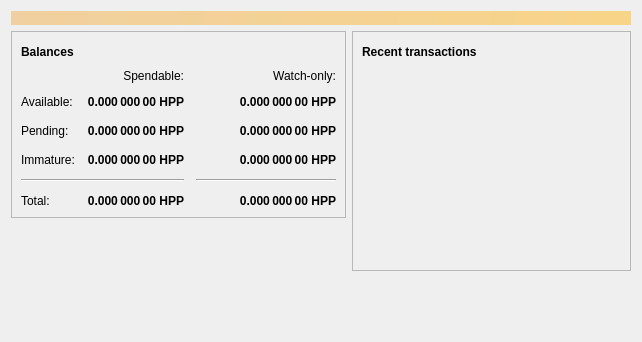
<?xml version="1.0" encoding="UTF-8"?>
<ui version="4.0">
 <class>OverviewPage</class>
 <widget class="QWidget" name="OverviewPage">
  <property name="geometry">
   <rect>
    <x>0</x>
    <y>0</y>
    <width>642</width>
    <height>342</height>
   </rect>
  </property>
  <property name="windowTitle">
   <string>Form</string>
  </property>
  <layout class="QVBoxLayout" name="topLayout">
   <item>
    <widget class="QLabel" name="labelAlerts">
     <property name="visible">
      <bool>false</bool>
     </property>
     <property name="styleSheet">
      <string notr="true">QLabel { background-color: qlineargradient(x1: 0, y1: 0, x2: 1, y2: 0, stop:0 #F0D0A0, stop:1 #F8D488); color:#000000; }</string>
     </property>
     <property name="wordWrap">
      <bool>true</bool>
     </property>
     <property name="margin">
      <number>3</number>
     </property>
     <property name="textInteractionFlags">
      <set>Qt::TextSelectableByMouse</set>
     </property>
    </widget>
   </item>
   <item>
    <layout class="QHBoxLayout" name="horizontalLayout" stretch="1,1">
     <item>
      <layout class="QVBoxLayout" name="verticalLayout_2">
       <item>
        <widget class="QFrame" name="frame">
         <property name="frameShape">
          <enum>QFrame::StyledPanel</enum>
         </property>
         <property name="frameShadow">
          <enum>QFrame::Raised</enum>
         </property>
         <layout class="QVBoxLayout" name="verticalLayout_4">
          <item>
           <layout class="QHBoxLayout" name="horizontalLayout_4">
            <item>
             <widget class="QLabel" name="label_5">
              <property name="font">
               <font>
                <weight>75</weight>
                <bold>true</bold>
               </font>
              </property>
              <property name="text">
               <string>Balances</string>
              </property>
             </widget>
            </item>
            <item>
             <widget class="QPushButton" name="labelWalletStatus">
              <property name="enabled">
               <bool>false</bool>
              </property>
              <property name="maximumSize">
               <size>
                <width>30</width>
                <height>16777215</height>
               </size>
              </property>
              <property name="toolTip">
               <string>The displayed information may be out of date. Your wallet automatically synchronizes with the Hppcoin network after a connection is established, but this process has not completed yet.</string>
              </property>
              <property name="text">
               <string/>
              </property>
              <property name="icon">
               <iconset resource="../bitcoin.qrc">
                <normaloff>:/icons/warning</normaloff>
                <disabledoff>:/icons/warning</disabledoff>:/icons/warning</iconset>
              </property>
              <property name="iconSize">
               <size>
                <width>24</width>
                <height>24</height>
               </size>
              </property>
              <property name="flat">
               <bool>true</bool>
              </property>
             </widget>
            </item>
            <item>
             <spacer name="horizontalSpacer_3">
              <property name="orientation">
               <enum>Qt::Horizontal</enum>
              </property>
              <property name="sizeHint" stdset="0">
               <size>
                <width>40</width>
                <height>20</height>
               </size>
              </property>
             </spacer>
            </item>
           </layout>
          </item>
          <item>
           <layout class="QGridLayout" name="gridLayout">
            <property name="spacing">
             <number>12</number>
            </property>
            <item row="2" column="2">
             <widget class="QLabel" name="labelWatchPending">
              <property name="font">
               <font>
                <weight>75</weight>
                <bold>true</bold>
               </font>
              </property>
              <property name="cursor">
               <cursorShape>IBeamCursor</cursorShape>
              </property>
              <property name="toolTip">
               <string>Unconfirmed transactions to watch-only addresses</string>
              </property>
              <property name="text">
               <string notr="true">0.000 000 00 HPP</string>
              </property>
              <property name="alignment">
               <set>Qt::AlignRight|Qt::AlignTrailing|Qt::AlignVCenter</set>
              </property>
              <property name="textInteractionFlags">
               <set>Qt::LinksAccessibleByMouse|Qt::TextSelectableByKeyboard|Qt::TextSelectableByMouse</set>
              </property>
             </widget>
            </item>
            <item row="2" column="1">
             <widget class="QLabel" name="labelUnconfirmed">
              <property name="font">
               <font>
                <weight>75</weight>
                <bold>true</bold>
               </font>
              </property>
              <property name="cursor">
               <cursorShape>IBeamCursor</cursorShape>
              </property>
              <property name="toolTip">
               <string>Total of transactions that have yet to be confirmed, and do not yet count toward the spendable balance</string>
              </property>
              <property name="text">
               <string notr="true">0.000 000 00 HPP</string>
              </property>
              <property name="alignment">
               <set>Qt::AlignRight|Qt::AlignTrailing|Qt::AlignVCenter</set>
              </property>
              <property name="textInteractionFlags">
               <set>Qt::LinksAccessibleByMouse|Qt::TextSelectableByKeyboard|Qt::TextSelectableByMouse</set>
              </property>
             </widget>
            </item>
            <item row="3" column="2">
             <widget class="QLabel" name="labelWatchImmature">
              <property name="font">
               <font>
                <weight>75</weight>
                <bold>true</bold>
               </font>
              </property>
              <property name="cursor">
               <cursorShape>IBeamCursor</cursorShape>
              </property>
              <property name="toolTip">
               <string>Mined balance in watch-only addresses that has not yet matured</string>
              </property>
              <property name="text">
               <string notr="true">0.000 000 00 HPP</string>
              </property>
              <property name="alignment">
               <set>Qt::AlignRight|Qt::AlignTrailing|Qt::AlignVCenter</set>
              </property>
              <property name="textInteractionFlags">
               <set>Qt::LinksAccessibleByMouse|Qt::TextSelectableByKeyboard|Qt::TextSelectableByMouse</set>
              </property>
             </widget>
            </item>
            <item row="4" column="0" colspan="2">
             <widget class="Line" name="line">
              <property name="orientation">
               <enum>Qt::Horizontal</enum>
              </property>
             </widget>
            </item>
            <item row="4" column="2">
             <widget class="Line" name="lineWatchBalance">
              <property name="sizePolicy">
               <sizepolicy hsizetype="Preferred" vsizetype="Fixed">
                <horstretch>0</horstretch>
                <verstretch>0</verstretch>
               </sizepolicy>
              </property>
              <property name="minimumSize">
               <size>
                <width>140</width>
                <height>0</height>
               </size>
              </property>
              <property name="orientation">
               <enum>Qt::Horizontal</enum>
              </property>
             </widget>
            </item>
            <item row="5" column="0">
             <widget class="QLabel" name="labelTotalText">
              <property name="text">
               <string>Total:</string>
              </property>
             </widget>
            </item>
            <item row="3" column="1">
             <widget class="QLabel" name="labelImmature">
              <property name="font">
               <font>
                <weight>75</weight>
                <bold>true</bold>
               </font>
              </property>
              <property name="cursor">
               <cursorShape>IBeamCursor</cursorShape>
              </property>
              <property name="toolTip">
               <string>Mined balance that has not yet matured</string>
              </property>
              <property name="text">
               <string notr="true">0.000 000 00 HPP</string>
              </property>
              <property name="alignment">
               <set>Qt::AlignRight|Qt::AlignTrailing|Qt::AlignVCenter</set>
              </property>
              <property name="textInteractionFlags">
               <set>Qt::LinksAccessibleByMouse|Qt::TextSelectableByKeyboard|Qt::TextSelectableByMouse</set>
              </property>
             </widget>
            </item>
            <item row="2" column="3">
             <spacer name="horizontalSpacer_2">
              <property name="orientation">
               <enum>Qt::Horizontal</enum>
              </property>
              <property name="sizeHint" stdset="0">
               <size>
                <width>40</width>
                <height>20</height>
               </size>
              </property>
             </spacer>
            </item>
            <item row="3" column="0">
             <widget class="QLabel" name="labelImmatureText">
              <property name="text">
               <string>Immature:</string>
              </property>
             </widget>
            </item>
            <item row="5" column="1">
             <widget class="QLabel" name="labelTotal">
              <property name="font">
               <font>
                <weight>75</weight>
                <bold>true</bold>
               </font>
              </property>
              <property name="cursor">
               <cursorShape>IBeamCursor</cursorShape>
              </property>
              <property name="toolTip">
               <string>Your current total balance</string>
              </property>
              <property name="text">
               <string notr="true">0.000 000 00 HPP</string>
              </property>
              <property name="alignment">
               <set>Qt::AlignRight|Qt::AlignTrailing|Qt::AlignVCenter</set>
              </property>
              <property name="textInteractionFlags">
               <set>Qt::LinksAccessibleByMouse|Qt::TextSelectableByKeyboard|Qt::TextSelectableByMouse</set>
              </property>
             </widget>
            </item>
            <item row="5" column="2">
             <widget class="QLabel" name="labelWatchTotal">
              <property name="font">
               <font>
                <weight>75</weight>
                <bold>true</bold>
               </font>
              </property>
              <property name="cursor">
               <cursorShape>IBeamCursor</cursorShape>
              </property>
              <property name="toolTip">
               <string>Current total balance in watch-only addresses</string>
              </property>
              <property name="text">
               <string notr="true">0.000 000 00 HPP</string>
              </property>
              <property name="alignment">
               <set>Qt::AlignRight|Qt::AlignTrailing|Qt::AlignVCenter</set>
              </property>
              <property name="textInteractionFlags">
               <set>Qt::LinksAccessibleByMouse|Qt::TextSelectableByKeyboard|Qt::TextSelectableByMouse</set>
              </property>
             </widget>
            </item>
            <item row="0" column="2">
             <widget class="QLabel" name="labelWatchonly">
              <property name="text">
               <string>Watch-only:</string>
              </property>
              <property name="alignment">
               <set>Qt::AlignRight|Qt::AlignTrailing|Qt::AlignVCenter</set>
              </property>
             </widget>
            </item>
            <item row="1" column="0">
             <widget class="QLabel" name="labelBalanceText">
              <property name="text">
               <string>Available:</string>
              </property>
             </widget>
            </item>
            <item row="1" column="1">
             <widget class="QLabel" name="labelBalance">
              <property name="font">
               <font>
                <weight>75</weight>
                <bold>true</bold>
               </font>
              </property>
              <property name="cursor">
               <cursorShape>IBeamCursor</cursorShape>
              </property>
              <property name="toolTip">
               <string>Your current spendable balance</string>
              </property>
              <property name="text">
               <string notr="true">0.000 000 00 HPP</string>
              </property>
              <property name="alignment">
               <set>Qt::AlignRight|Qt::AlignTrailing|Qt::AlignVCenter</set>
              </property>
              <property name="textInteractionFlags">
               <set>Qt::LinksAccessibleByMouse|Qt::TextSelectableByKeyboard|Qt::TextSelectableByMouse</set>
              </property>
             </widget>
            </item>
            <item row="1" column="2">
             <widget class="QLabel" name="labelWatchAvailable">
              <property name="font">
               <font>
                <weight>75</weight>
                <bold>true</bold>
               </font>
              </property>
              <property name="cursor">
               <cursorShape>IBeamCursor</cursorShape>
              </property>
              <property name="toolTip">
               <string>Your current balance in watch-only addresses</string>
              </property>
              <property name="text">
               <string notr="true">0.000 000 00 HPP</string>
              </property>
              <property name="alignment">
               <set>Qt::AlignRight|Qt::AlignTrailing|Qt::AlignVCenter</set>
              </property>
              <property name="textInteractionFlags">
               <set>Qt::LinksAccessibleByMouse|Qt::TextSelectableByKeyboard|Qt::TextSelectableByMouse</set>
              </property>
             </widget>
            </item>
            <item row="2" column="0">
             <widget class="QLabel" name="labelPendingText">
              <property name="text">
               <string>Pending:</string>
              </property>
             </widget>
            </item>
            <item row="0" column="1">
             <widget class="QLabel" name="labelSpendable">
              <property name="text">
               <string>Spendable:</string>
              </property>
              <property name="alignment">
               <set>Qt::AlignRight|Qt::AlignTrailing|Qt::AlignVCenter</set>
              </property>
             </widget>
            </item>
           </layout>
          </item>
         </layout>
        </widget>
       </item>
       <item>
        <spacer name="verticalSpacer">
         <property name="orientation">
          <enum>Qt::Vertical</enum>
         </property>
         <property name="sizeHint" stdset="0">
          <size>
           <width>20</width>
           <height>40</height>
          </size>
         </property>
        </spacer>
       </item>
      </layout>
     </item>
     <item>
      <layout class="QVBoxLayout" name="verticalLayout_3">
       <item>
        <widget class="QFrame" name="frame_2">
         <property name="frameShape">
          <enum>QFrame::StyledPanel</enum>
         </property>
         <property name="frameShadow">
          <enum>QFrame::Raised</enum>
         </property>
         <layout class="QVBoxLayout" name="verticalLayout">
          <item>
           <layout class="QHBoxLayout" name="horizontalLayout_2">
            <item>
             <widget class="QLabel" name="label_4">
              <property name="font">
               <font>
                <weight>75</weight>
                <bold>true</bold>
               </font>
              </property>
              <property name="text">
               <string>Recent transactions</string>
              </property>
             </widget>
            </item>
            <item>
             <widget class="QPushButton" name="labelTransactionsStatus">
              <property name="enabled">
               <bool>false</bool>
              </property>
              <property name="maximumSize">
               <size>
                <width>30</width>
                <height>16777215</height>
               </size>
              </property>
              <property name="toolTip">
               <string>The displayed information may be out of date. Your wallet automatically synchronizes with the Hppcoin network after a connection is established, but this process has not completed yet.</string>
              </property>
              <property name="text">
               <string/>
              </property>
              <property name="icon">
               <iconset resource="../bitcoin.qrc">
                <normaloff>:/icons/warning</normaloff>
                <disabledoff>:/icons/warning</disabledoff>:/icons/warning</iconset>
              </property>
              <property name="iconSize">
               <size>
                <width>24</width>
                <height>24</height>
               </size>
              </property>
              <property name="flat">
               <bool>true</bool>
              </property>
             </widget>
            </item>
            <item>
             <spacer name="horizontalSpacer">
              <property name="orientation">
               <enum>Qt::Horizontal</enum>
              </property>
              <property name="sizeHint" stdset="0">
               <size>
                <width>40</width>
                <height>20</height>
               </size>
              </property>
             </spacer>
            </item>
           </layout>
          </item>
          <item>
           <widget class="QListView" name="listTransactions">
            <property name="styleSheet">
             <string notr="true">QListView { background: transparent; }</string>
            </property>
            <property name="frameShape">
             <enum>QFrame::NoFrame</enum>
            </property>
            <property name="verticalScrollBarPolicy">
             <enum>Qt::ScrollBarAlwaysOff</enum>
            </property>
            <property name="horizontalScrollBarPolicy">
             <enum>Qt::ScrollBarAlwaysOff</enum>
            </property>
            <property name="selectionMode">
             <enum>QAbstractItemView::NoSelection</enum>
            </property>
           </widget>
          </item>
         </layout>
        </widget>
       </item>
       <item>
        <spacer name="verticalSpacer_2">
         <property name="orientation">
          <enum>Qt::Vertical</enum>
         </property>
         <property name="sizeHint" stdset="0">
          <size>
           <width>20</width>
           <height>40</height>
          </size>
         </property>
        </spacer>
       </item>
      </layout>
     </item>
    </layout>
   </item>
  </layout>
 </widget>
 <resources>
  <include location="../bitcoin.qrc"/>
 </resources>
 <connections/>
</ui>
